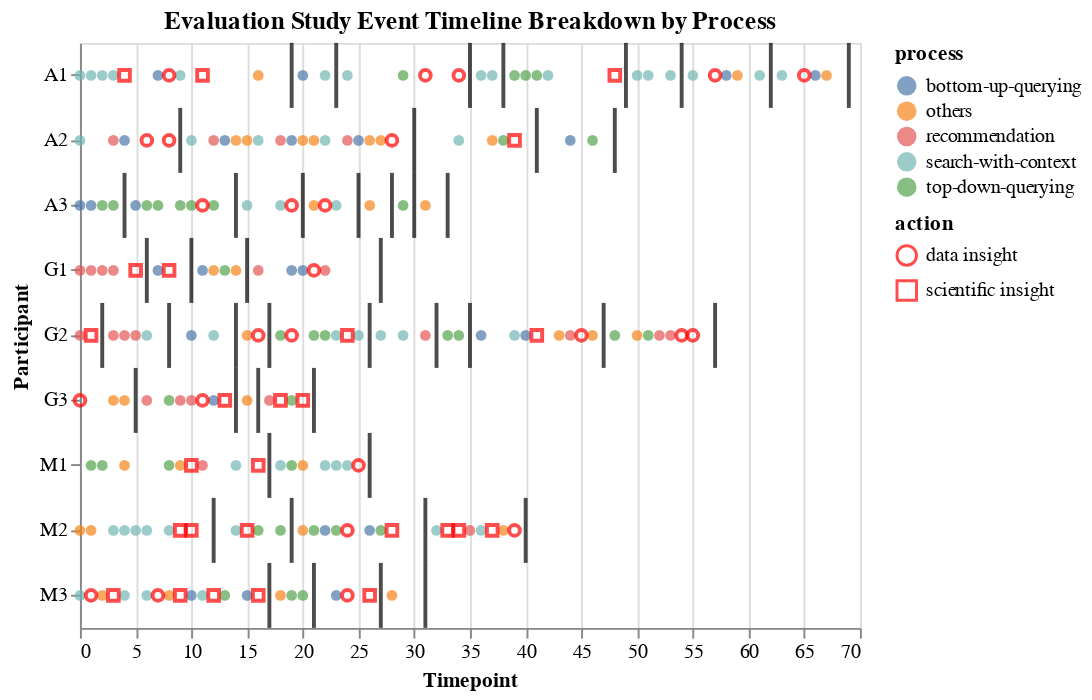

Notebook cell for this chart:
### Code cell
chart = process_chart+ break_chart + insight_chart
chart.title="Evaluation Study Event Timeline Breakdown by Process"
chart

### Figure 1 — Vega-Lite specification as saved in the notebook (floating-point values rounded to 4 significant figures; data arrays with more than 128 entries replaced by an {"elided": "..."} marker saying what was removed)
{"$schema": "https://vega.github.io/schema/vega-lite/v2.6.0.json", "config": {"view": {"height": 300, "width": 400}}, "datasets": {"data-6c3bd0315ebdffff9d03c03897a49c06": {"elided": "166 records"}, "data-75fb1ff2c86777f7e12beda95db8c463": [{"action": "BR", "t": 2, "user": "G2"}, {"action": "BR", "t": 4, "user": "A3"}, {"action": "BR", "t": 5, "user": "G3"}, {"action": "BR", "t": 6, "user": "G1"}, {"action": "BR", "t": 8, "user": "G2"}, {"action": "BR", "t": 9, "user": "A2"}, {"action": "BR", "t": 10, "user": "G1"}, {"action": "BR", "t": 12, "user": "M2"}, {"action": "BR", "t": 14, "user": "A3"}, {"action": "BR", "t": 14, "user": "G2"}, {"action": "BR", "t": 14, "user": "G3"}, {"action": "BR", "t": 15, "user": "G1"}, {"action": "BR", "t": 16, "user": "G3"}, {"action": "BR", "t": 17, "user": "G2"}, {"action": "BR", "t": 17, "user": "M1"}, {"action": "BR", "t": 17, "user": "M3"}, {"action": "BR", "t": 19, "user": "A1"}, {"action": "BR", "t": 19, "user": "M2"}, {"action": "BR", "t": 20, "user": "A3"}, {"action": "BR", "t": 21, "user": "G3"}, {"action": "BR", "t": 21, "user": "M3"}, {"action": "BR", "t": 23, "user": "A1"}, {"action": "BR", "t": 25, "user": "A3"}, {"action": "BR", "t": 26, "user": "G2"}, {"action": "BR", "t": 26, "user": "M1"}, {"action": "BR", "t": 27, "user": "G1"}, {"action": "BR", "t": 27, "user": "M3"}, {"action": "BR", "t": 28, "user": "A3"}, {"action": "BR", "t": 30, "user": "A2"}, {"action": "BR", "t": 30, "user": "A3"}, {"action": "BR", "t": 31, "user": "M2"}, {"action": "BR", "t": 31, "user": "M3"}, {"action": "BR", "t": 32, "user": "G2"}, {"action": "BR", "t": 33, "user": "A3"}, {"action": "BR", "t": 35, "user": "A1"}, {"action": "BR", "t": 35, "user": "G2"}, {"action": "BR", "t": 38, "user": "A1"}, {"action": "BR", "t": 40, "user": "M2"}, {"action": "BR", "t": 41, "user": "A2"}, {"action": "BR", "t": 47, "user": "G2"}, {"action": "BR", "t": 48, "user": "A2"}, {"action": "BR", "t": 49, "user": "A1"}, {"action": "BR", "t": 54, "user": "A1"}, {"action": "BR", "t": 57, "user": "G2"}, {"action": "BR", "t": 62, "user": "A1"}, {"action": "BR", "t": 69, "user": "A1"}], "data-d6eb6fc22ec397834048c53dbbee9bd6": [{"action": "data insight", "t": 0, "user": "G3"}, {"action": "scientific insight", "t": 1, "user": "G2"}, {"action": "data insight", "t": 1, "user": "M3"}, {"action": "scientific insight", "t": 3, "user": "M3"}, {"action": "scientific insight", "t": 4, "user": "A1"}, {"action": "scientific insight", "t": 5, "user": "G1"}, {"action": "data insight", "t": 6, "user": "A2"}, {"action": "data insight", "t": 7, "user": "M3"}, {"action": "data insight", "t": 8, "user": "A1"}, {"action": "data insight", "t": 8, "user": "A2"}, {"action": "scientific insight", "t": 8, "user": "G1"}, {"action": "scientific insight", "t": 9, "user": "M2"}, {"action": "scientific insight", "t": 9, "user": "M3"}, {"action": "scientific insight", "t": 10, "user": "M1"}, {"action": "scientific insight", "t": 10, "user": "M2"}, {"action": "scientific insight", "t": 11, "user": "A1"}, {"action": "data insight", "t": 11, "user": "A3"}, {"action": "data insight", "t": 11, "user": "G3"}, {"action": "scientific insight", "t": 12, "user": "M3"}, {"action": "scientific insight", "t": 13, "user": "G3"}, {"action": "scientific insight", "t": 15, "user": "M2"}, {"action": "data insight", "t": 16, "user": "G2"}, {"action": "scientific insight", "t": 16, "user": "M1"}, {"action": "scientific insight", "t": 16, "user": "M3"}, {"action": "scientific insight", "t": 18, "user": "G3"}, {"action": "data insight", "t": 19, "user": "A3"}, {"action": "data insight", "t": 19, "user": "G2"}, {"action": "scientific insight", "t": 20, "user": "G3"}, {"action": "data insight", "t": 21, "user": "G1"}, {"action": "data insight", "t": 22, "user": "A3"}, {"action": "scientific insight", "t": 24, "user": "G2"}, {"action": "data insight", "t": 24, "user": "M2"}, {"action": "data insight", "t": 24, "user": "M3"}, {"action": "data insight", "t": 25, "user": "M1"}, {"action": "scientific insight", "t": 26, "user": "M3"}, {"action": "data insight", "t": 28, "user": "A2"}, {"action": "scientific insight", "t": 28, "user": "M2"}, {"action": "data insight", "t": 31, "user": "A1"}, {"action": "scientific insight", "t": 33, "user": "M2"}, {"action": "data insight", "t": 34, "user": "A1"}, {"action": "scientific insight", "t": 34, "user": "M2"}, {"action": "scientific insight", "t": 37, "user": "M2"}, {"action": "scientific insight", "t": 39, "user": "A2"}, {"action": "data insight", "t": 39, "user": "M2"}, {"action": "scientific insight", "t": 41, "user": "G2"}, {"action": "data insight", "t": 45, "user": "G2"}, {"action": "scientific insight", "t": 48, "user": "A1"}, {"action": "data insight", "t": 54, "user": "G2"}, {"action": "data insight", "t": 55, "user": "G2"}, {"action": "data insight", "t": 57, "user": "A1"}, {"action": "data insight", "t": 65, "user": "A1"}]}, "layer": [{"data": {"name": "data-6c3bd0315ebdffff9d03c03897a49c06"}, "encoding": {"color": {"field": "process", "type": "nominal"}, "x": {"field": "t", "type": "quantitative"}, "y": {"field": "user", "type": "nominal"}}, "mark": "circle"}, {"data": {"name": "data-75fb1ff2c86777f7e12beda95db8c463"}, "encoding": {"x": {"field": "t", "type": "quantitative"}, "y": {"field": "user", "type": "nominal"}}, "mark": {"color": "black", "thickness": 2, "type": "tick"}}, {"data": {"name": "data-d6eb6fc22ec397834048c53dbbee9bd6"}, "encoding": {"shape": {"field": "action", "type": "nominal"}, "x": {"field": "t", "title": "Timepoint", "type": "quantitative"}, "y": {"field": "user", "title": "Participant", "type": "nominal"}}, "mark": {"color": "red", "shape": "diamond", "type": "point"}}], "title": "Evaluation Study Event Timeline Breakdown by Process"}
